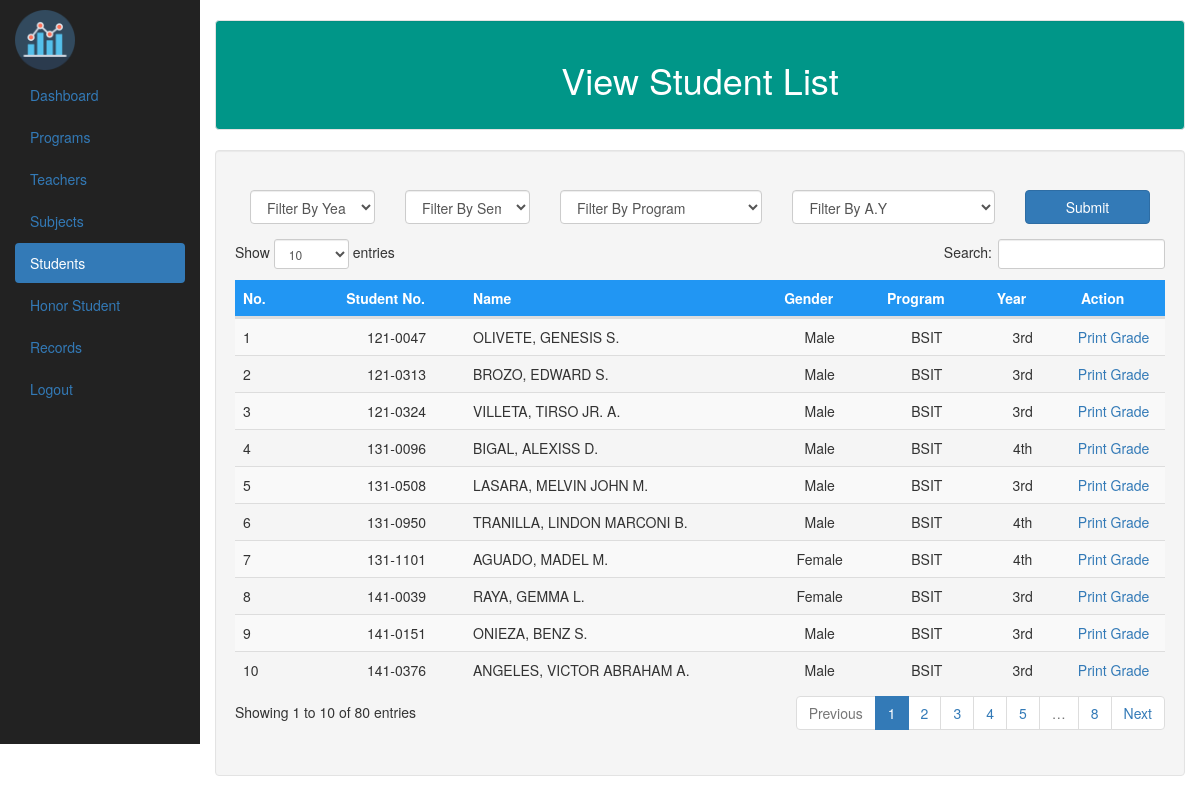
The page /student.php (signed in) on the database its author committed.
### tables this page shows
CREATE TABLE IF NOT EXISTS `student_information` (
  `id` int(11) NOT NULL AUTO_INCREMENT,
  `Student_No` varchar(50) NOT NULL,
  `Name` varchar(50) NOT NULL,
  `Gender` varchar(50) NOT NULL,
  `Course` varchar(50) NOT NULL,
  `Year` varchar(50) NOT NULL,
  `Prof_ID` int(11) NOT NULL,
  `Class_Code` varchar(20) NOT NULL,
  `Sem` varchar(50) NOT NULL,
  `AY` varchar(50) NOT NULL,
  `stat` int(11) NOT NULL,
  PRIMARY KEY (`id`)
);

### studentData.php (the view, shortened to what this page needs)
<?php
$query = "";
$studentQuery = mysqli_query($conn, "SELECT * FROM student_information ".$query." GROUP BY Student_No");
?>
<div class="row">
	<div class="col-md-12">
		<div class="container-fluid w3-animate-zoom well">
			<div class="row">
				<div class="col-md-12">
					<br>
					<form action="student.php" method='POST'>
						<div class="col-md-2">
							<select class='form-control form-group' name="filterYear">
								<option selected disabled>Filter By Year</option>
							</select>
						</div>
						<div class="col-md-2">
							<select class='form-control form-group' name="filterSem">
								<option selected disabled>Filter By Sem</option>
							</select>
						</div>
						<div class="col-md-3">
							<select class='form-control form-group' name="filterProgram">
								<option selected disabled>Filter By Program</option>
							</select>
						</div>
						<div class="col-md-3">
							<select class='form-control form-group' name="filterAY">
								<option selected disabled>Filter By A.Y</option>
							</select>
						</div>
						<div class="col-md-2">
							<button type="submit" name="submit" class="btn btn-primary" style="width: 100%">Submit</button>
						</div> <br>
					</form>
				</div>
			</div>
			<div class="row">
				<div class="col-md-12">
					<div style="overflow-x:auto;">
						<table  id="data" class="table table-responsive table-striped">
							<thead>
								<tr class="w3-blue">
									<th width="10%">No.</th>
									<th class = 'w3-center'>Student No.</th>
									<th>Name</th>
									<th class = 'w3-center'>Gender</th>
									<th class = 'w3-center'>Program</th>
									<th class = 'w3-center'>Year</th>
									<th class = 'w3-center'>Action</th>
								</tr>
							</thead>
							<tbody>
								<?php
								$i = 1;
								while($res=mysqli_fetch_array($studentQuery)){
									$id = $res['id'];
									echo "<tr>
									<td>$i</td>
									<td class = 'w3-center'>".$res['Student_No']."</td>
									<td>".$res['Name']."</td>
									<td class = 'w3-center'>".$res['Gender']."</td>
									<td class = 'w3-center'>".$res['Course']."</td>
									<td class = 'w3-center'>".$res['Year']."</td>
									<td class = 'w3-center'><a href='student.php?print_id=$id'>Print Grade</a></td>
									";
									$i++;
								}
								?>
							</tbody>
						</table>
						<br>
					</div>
				</div>
			</div>
		</div>
	</div>
</div>

### w3.css (style rules this page uses)
html { box-sizing:border-box }
*,*:before,*:after { box-sizing:inherit }
html { -ms-text-size-adjust:100%;-webkit-text-size-adjust:100% }
body { margin:0 }
a { background-color:transparent;-webkit-text-decoration-skip:objects }
button,input,select,textarea { font:inherit;margin:0 }
button,input { overflow:visible }
button,select { text-transform:none }
button,html [type=button],[type=reset],[type=submit] { -webkit-appearance:button }
html,body { font-family:Verdana,sans-serif;font-size:15px;line-height:1.5 }
html { overflow-x:hidden }
a { color:inherit }
.w3-animate-zoom { animation:animatezoom 0.6s }
.w3-center { text-align:center!important }
.w3-blue,.w3-hover-blue:hover { color:#fff!important;background-color:#2196F3!important }

### design.css (style rules this page uses)
.form-control { padding-right: 30px; }

### rows shown on the page
student_information: Student_No "121-0047", Name "OLIVETE, GENESIS S.", Gender "Male", Course "BSIT", Year "3rd"
student_information: Student_No "121-0313", Name "BROZO, EDWARD S.", Gender "Male", Course "BSIT", Year "3rd"
student_information: Student_No "121-0324", Name "VILLETA, TIRSO JR. A.", Gender "Male", Course "BSIT", Year "3rd"
student_information: Student_No "131-0096", Name "BIGAL, ALEXISS D.", Gender "Male", Course "BSIT", Year "4th"
student_information: Student_No "131-0508", Name "LASARA, MELVIN JOHN M.", Gender "Male", Course "BSIT", Year "3rd"
student_information: Student_No "131-0950", Name "TRANILLA, LINDON MARCONI B.", Gender "Male", Course "BSIT", Year "4th"
student_information: Student_No "131-1101", Name "AGUADO, MADEL M.", Gender "Female", Course "BSIT", Year "4th"
student_information: Student_No "141-0039", Name "RAYA, GEMMA L.", Gender "Female", Course "BSIT", Year "3rd"
student_information: Student_No "141-0151", Name "ONIEZA, BENZ S.", Gender "Male", Course "BSIT", Year "3rd"
student_information: Student_No "141-0376", Name "ANGELES, VICTOR ABRAHAM A.", Gender "Male", Course "BSIT", Year "3rd"
